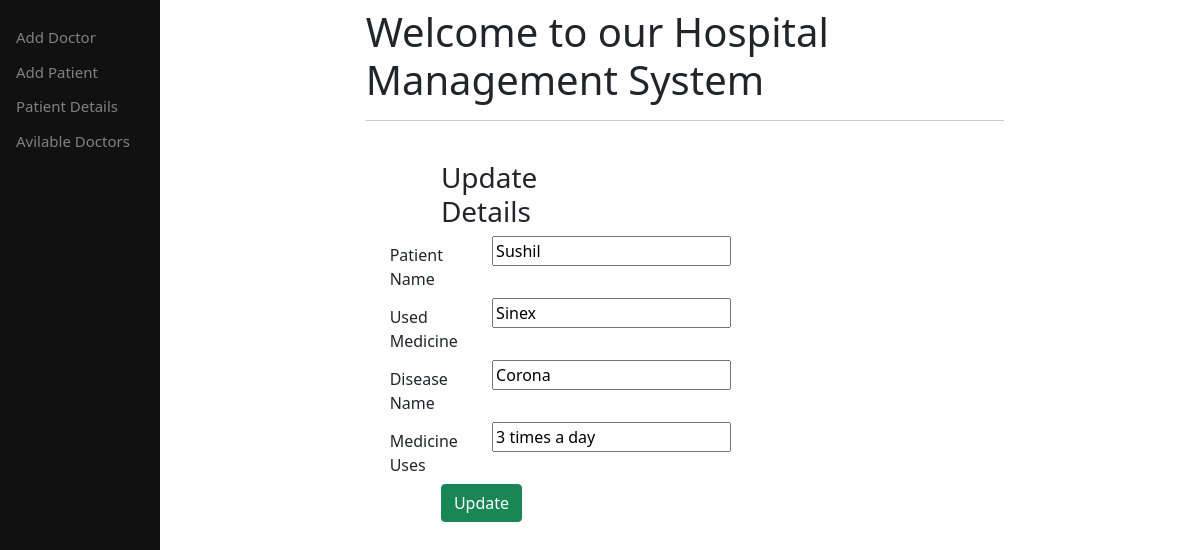
The app's page /edit2/1 with its own data.
### main/models.py (models this page shows, shortened)
class patient_Discription(models.Model):
    patientName=models.CharField(max_length=70)
    usedMedicine=models.CharField(max_length=100)
    diseaseName=models.CharField(max_length=200)
    medicineUses=models.CharField(max_length=100)

### main/views.py (the view)
# urls.py: path('edit2/<int:id>',views.edit2),
def edit2(request,id):
    patient_des=patient_Discription.objects.get(id=id)
    return render(request,'main/editpatient.html',{'dis':patient_des})

### main/templates/main/editpatient.html (shortened to what this page needs)
{%extends "main/base.html"%}
{%block content%}
{% load crispy_forms_tags%}
<form method="POST" enctype="multipart/form-data" action="/updatePatientDiscription/{{dis.id}}">
    <div class="container">
<br>
    <div class="form-group row">
    <label class="col-sm-1 col-form-label"></label>
    <div class="col-sm-4">
    <h3>Update Details</h3>
    </div>
  </div>
  <div class="form-group row">
    <label class="col-sm-2 col-form-label">Patient Name</label>
    <div class="col-sm-4">
        <input type="text" name="ename" required maxlength="30" value="{{ dis.patientName }}" />
    </div>
  </div>
    <div class="form-group row">
    <label class="col-sm-2 col-form-label">Used Medicine</label>
    <div class="col-sm-4">
        <input type="text" name="eemail" required maxlength="30" value="{{ dis.usedMedicine }}" />
    </div>
  </div>
    <div class="form-group row">
    <label class="col-sm-2 col-form-label">Disease Name</label>
    <div class="col-sm-4">
        <input type="text" name="econtact" required maxlength="15" value="{{ dis.diseaseName }}" />
    </div>
  </div>
  <div class="form-group row">
    <label class="col-sm-2 col-form-label">Medicine Uses</label>
    <div class="col-sm-4">
        <input type="text" name="econtact" required maxlength="15" value="{{ dis.medicineUses }}" />
    </div>
  </div>
    <div class="form-group row">
    <label class="col-sm-1 col-form-label"></label>
    <div class="col-sm-4">
    <button type="submit" value="update" class="btn btn-success">Update</button>
    </div>
  </div>
    </div>
</form>
{%endblock%}

### records on screen
patient_Discription: ename "Sushil", eemail "Sinex", econtact "Corona", econtact "3 times a day"
